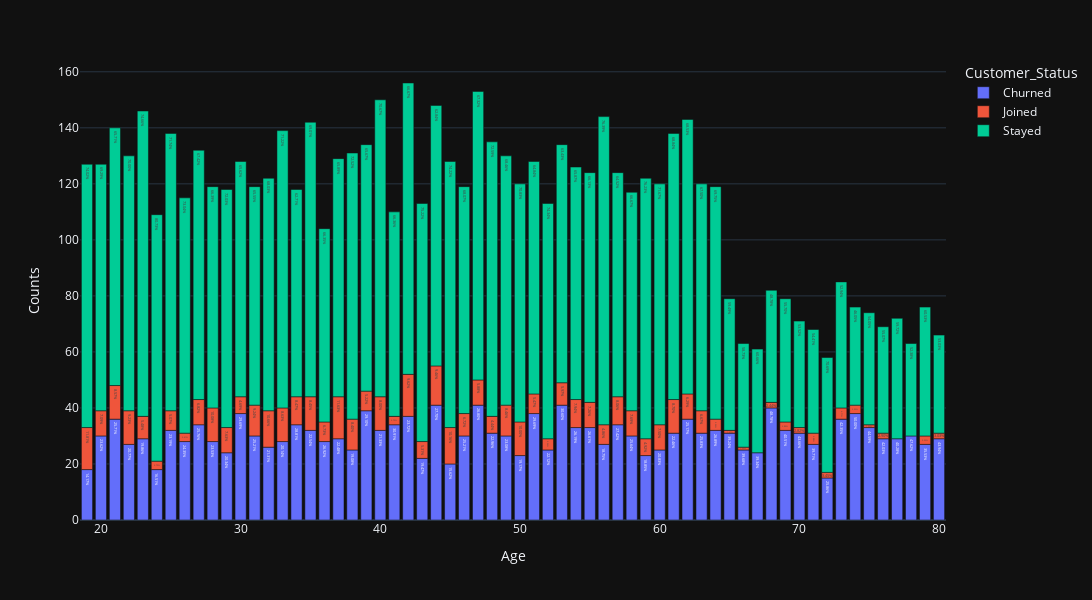

The notebook cell this image was saved under:
### Markdown cell above
### What was the behaviour of churn customers with age?

### Code cell
df_g = churn_df.groupby(['Age', 'Customer_Status']).size().reset_index()
df_g['percentage'] = churn_df.groupby(['Age', 'Customer_Status']).size().groupby(level=0).apply(lambda x: 100 * x / float(x.sum())).values
df_g.columns = ['Age', 'Customer_Status', 'Counts', 'Percentage']

fig=px.bar(df_g, x='Age', y='Counts', color='Customer_Status', text=df_g['Percentage'].apply(lambda x: '{0:1.2f}%'.format(x)))
fig.update_layout(
    autosize=True,width=1500,height=600)

### Figure 1 — Plotly figure (JSON) as saved in the notebook; plotly's stock layout.template omitted (floating-point values rounded to 4 significant figures)
{"data": [{"alignmentgroup": "True", "hovertemplate": "Customer_Status=Churned<br>Age=%{x}<br>Counts=%{y}<br>text=%{text}<extra></extra>", "legendgroup": "Churned", "marker": {"color": "#636efa", "pattern": {"shape": ""}}, "name": "Churned", "offsetgroup": "Churned", "orientation": "v", "showlegend": true, "text": ["14.17%", "23.62%", "25.71%", "20.77%", "19.86%", "16.51%", "23.19%", "24.35%", "25.76%", "23.53%", "20.34%", "29.69%", "25.21%", "21.31%", "20.14%", "28.81%", "22.54%", "26.92%", "22.48%", "19.08%", "29.10%", "21.33%", "30.91%", "23.72%", "19.47%", "27.70%", "15.62%", "25.21%", "26.80%", "22.96%", "23.08%", "19.17%", "29.69%", "22.12%", "30.60%", "26.19%", "26.61%", "18.75%", "27.42%", "25.64%", "18.85%", "20.83%", "22.46%", "25.17%", "25.83%", "26.89%", "39.24%", "39.68%", "39.34%", "48.78%", "40.51%", "43.66%", "39.71%", "25.86%", "42.35%", "50.00%", "44.59%", "42.03%", "40.28%", "47.62%", "35.53%", "43.94%"], "textposition": "auto", "x": [19, 20, 21, 22, 23, 24, 25, 26, 27, 28, 29, 30, 31, 32, 33, 34, 35, 36, 37, 38, 39, 40, 41, 42, 43, 44, 45, 46, 47, 48, 49, 50, 51, 52, 53, 54, 55, 56, 57, 58, 59, 60, 61, 62, 63, 64, 65, 66, 67, 68, 69, 70, 71, 72, 73, 74, 75, 76, 77, 78, 79, 80], "xaxis": "x", "y": [18, 30, 36, 27, 29, 18, 32, 28, 34, 28, 24, 38, 30, 26, 28, 34, 32, 28, 29, 25, 39, 32, 34, 37, 22, 41, 20, 30, 41, 31, 30, 23, 38, 25, 41, 33, 33, 27, 34, 30, 23, 25, 31, 36, 31, 32, 31, 25, 24, 40, 32, 31, 27, 15, 36, 38, 33, 29, 29, 30, 27, 29], "yaxis": "y", "type": "bar"}, {"alignmentgroup": "True", "hovertemplate": "Customer_Status=Joined<br>Age=%{x}<br>Counts=%{y}<br>text=%{text}<extra></extra>", "legendgroup": "Joined", "marker": {"color": "#EF553B", "pattern": {"shape": ""}}, "name": "Joined", "offsetgroup": "Joined", "orientation": "v", "showlegend": true, "text": ["11.81%", "7.09%", "8.57%", "9.23%", "5.48%", "2.75%", "5.07%", "2.61%", "6.82%", "10.08%", "7.63%", "4.69%", "9.24%", "10.66%", "8.63%", "8.47%", "8.45%", "6.73%", "11.63%", "8.40%", "5.22%", "8.00%", "2.73%", "9.62%", "5.31%", "9.46%", "10.16%", "6.72%", "5.88%", "4.44%", "8.46%", "10.00%", "5.47%", "3.54%", "5.97%", "7.94%", "7.26%", "4.86%", "8.06%", "7.69%", "4.92%", "7.50%", "8.70%", "6.29%", "6.67%", "3.36%", "1.27%", "1.59%", "2.44%", "3.80%", "2.82%", "5.88%", "3.45%", "4.71%", "3.95%", "1.35%", "2.90%", "3.95%", "3.03%"], "textposition": "auto", "x": [19, 20, 21, 22, 23, 24, 25, 26, 27, 28, 29, 30, 31, 32, 33, 34, 35, 36, 37, 38, 39, 40, 41, 42, 43, 44, 45, 46, 47, 48, 49, 50, 51, 52, 53, 54, 55, 56, 57, 58, 59, 60, 61, 62, 63, 64, 65, 66, 68, 69, 70, 71, 72, 73, 74, 75, 76, 79, 80], "xaxis": "x", "y": [15, 9, 12, 12, 8, 3, 7, 3, 9, 12, 9, 6, 11, 13, 12, 10, 12, 7, 15, 11, 7, 12, 3, 15, 6, 14, 13, 8, 9, 6, 11, 12, 7, 4, 8, 10, 9, 7, 10, 9, 6, 9, 12, 9, 8, 4, 1, 1, 2, 3, 2, 4, 2, 4, 3, 1, 2, 3, 2], "yaxis": "y", "type": "bar"}, {"alignmentgroup": "True", "hovertemplate": "Customer_Status=Stayed<br>Age=%{x}<br>Counts=%{y}<br>text=%{text}<extra></extra>", "legendgroup": "Stayed", "marker": {"color": "#00cc96", "pattern": {"shape": ""}}, "name": "Stayed", "offsetgroup": "Stayed", "orientation": "v", "showlegend": true, "text": ["74.02%", "69.29%", "65.71%", "70.00%", "74.66%", "80.73%", "71.74%", "73.04%", "67.42%", "66.39%", "72.03%", "65.62%", "65.55%", "68.03%", "71.22%", "62.71%", "69.01%", "66.35%", "65.89%", "72.52%", "65.67%", "70.67%", "66.36%", "66.67%", "75.22%", "62.84%", "74.22%", "68.07%", "67.32%", "72.59%", "68.46%", "70.83%", "64.84%", "74.34%", "63.43%", "65.87%", "66.13%", "76.39%", "64.52%", "66.67%", "76.23%", "71.67%", "68.84%", "68.53%", "67.50%", "69.75%", "59.49%", "58.73%", "60.66%", "48.78%", "55.70%", "53.52%", "54.41%", "70.69%", "52.94%", "46.05%", "54.05%", "55.07%", "59.72%", "52.38%", "60.53%", "53.03%"], "textposition": "auto", "x": [19, 20, 21, 22, 23, 24, 25, 26, 27, 28, 29, 30, 31, 32, 33, 34, 35, 36, 37, 38, 39, 40, 41, 42, 43, 44, 45, 46, 47, 48, 49, 50, 51, 52, 53, 54, 55, 56, 57, 58, 59, 60, 61, 62, 63, 64, 65, 66, 67, 68, 69, 70, 71, 72, 73, 74, 75, 76, 77, 78, 79, 80], "xaxis": "x", "y": [94, 88, 92, 91, 109, 88, 99, 84, 89, 79, 85, 84, 78, 83, 99, 74, 98, 69, 85, 95, 88, 106, 73, 104, 85, 93, 95, 81, 103, 98, 89, 85, 83, 84, 85, 83, 82, 110, 80, 78, 93, 86, 95, 98, 81, 83, 47, 37, 37, 40, 44, 38, 37, 41, 45, 35, 40, 38, 43, 33, 46, 35], "yaxis": "y", "type": "bar"}], "layout": {"xaxis": {"anchor": "y", "domain": [0.0, 1.0], "title": {"text": "Age"}}, "yaxis": {"anchor": "x", "domain": [0.0, 1.0], "title": {"text": "Counts"}}, "legend": {"title": {"text": "Customer_Status"}, "tracegroupgap": 0}, "margin": {"t": 60}, "barmode": "relative", "autosize": true, "width": 1500, "height": 600}}
